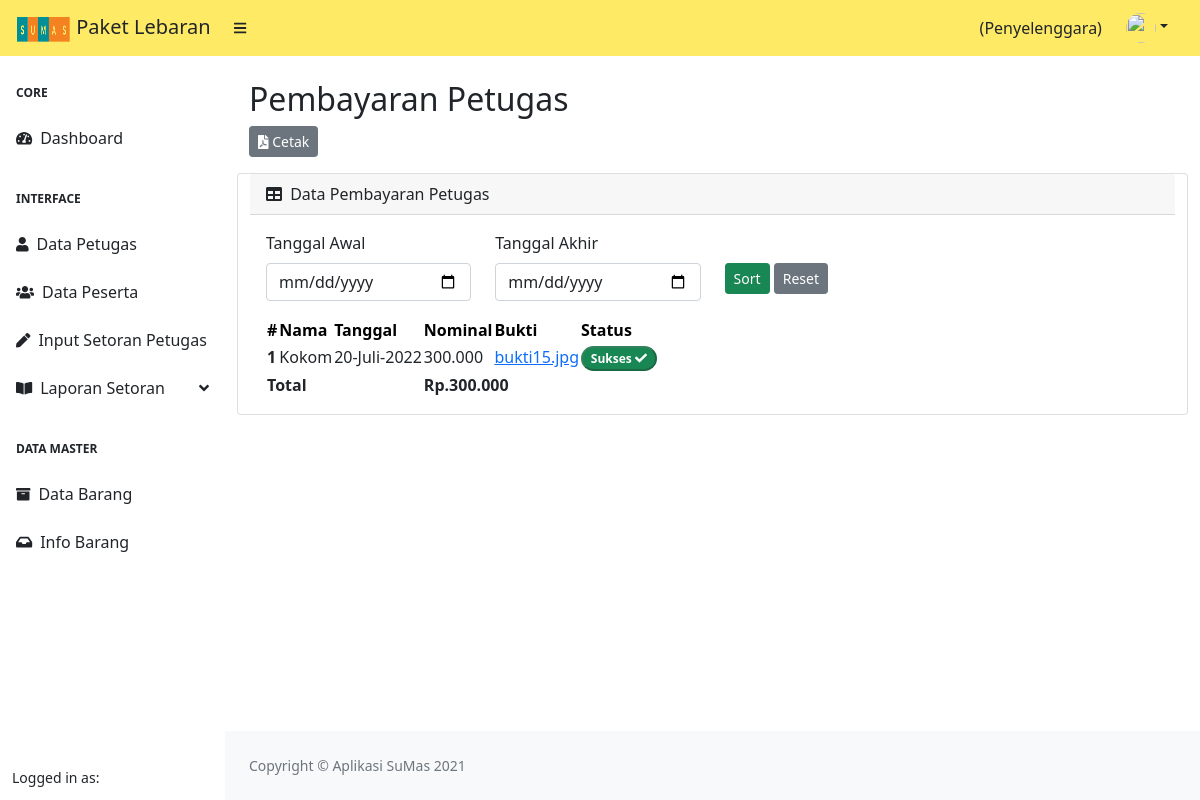
Before: /penyelenggara/pembayaran_petugas_sukses with the older database file.
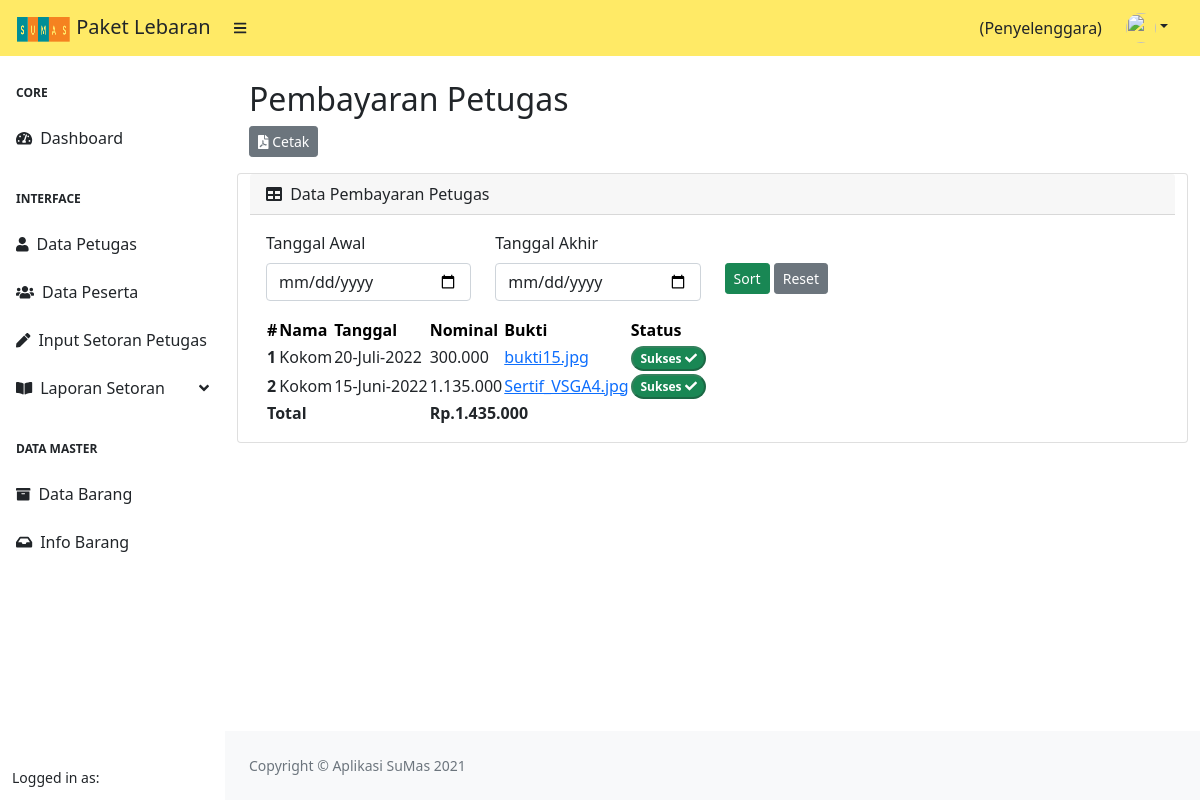
After: the same page with the newer database file.
### tables this page shows
CREATE TABLE `pembayaran_bulanan` (
  `id` int(11) NOT NULL,
  `id_petugas` int(11) NOT NULL,
  `nama_lengkap` varchar(225) NOT NULL,
  `tanggal` date NOT NULL,
  `nominal` int(11) NOT NULL,
  `bukti` varchar(225) NOT NULL,
  `status` varchar(100) NOT NULL
);

### application/controllers/Penyelenggara.php (called while the page is built, shortened)
<?php
class Penyelenggara extends CI_Controller
{
    public function __construct()
    {
        $this->load->model('M_DataMaster');
        $this->load->model('M_Penyelenggara');
        $this->load->library('form_validation');
    }
    public function pembayaran_petugas_sukses()
    {
        $data['title'] = 'Pembayaran Petugas';
        $data['user'] = $this->db->get_where('penyelenggara', ['username' => $this->session->userdata('username')])->row_array();
        $data['rows'] = $this->M_Penyelenggara->getDataSukses()->result();
        $data['penyelenggara'] = $this->db->get('penyelenggara')->row();
        $this->load->view('templates/header', $data);
        $this->load->view('templates/sidebar_penyelenggara', $data);
        $this->load->view('penyelenggara/pembayaran_petugas_sukses', $data);
        $this->load->view('templates/footer');
    }
}

### index.php (called while the page is built, shortened)
<?php
require_once BASEPATH.'core/CodeIgniter.php';

### application/models/M_Penyelenggara.php (called while the page is built, shortened)
<?php
class M_Penyelenggara extends CI_Model
{
    public function getDataSukses()
    {
        $status = "status='sukses'";
        $this->db->select('*');
        $this->db->from('pembayaran_bulanan');
        $this->db->where($status);
        return $this->db->get();
    }
}

### application/views/penyelenggara/pembayaran_petugas_sukses.php (the view, shortened to what this page needs)
<?php
function tgl_indo($tgl)
{
    $tanggal = substr($tgl, 8, 2);
    $bulan = getBulan(substr($tgl, 5, 2));
    $tahun = substr($tgl, 0, 4);
    return $tanggal . '-' . $bulan . '-' . $tahun;
}
function getBulan($bln)
{
    switch ($bln) {
        case 6:
            return "Juni";
            break;
        case 7:
            return "Juli";
            break;
    }
}
?>
<div id="layoutSidenav_content">
    <main>
        <div class="container-fluid px-4">
            <h2 class="mt-4"><?= $title;  ?></h2>
            <a href="<?= base_url('penyelenggara/cetak_pembayaran') ?>" class="btn btn-secondary btn-sm mb-3"><i class="fas fa-file-pdf"></i> Cetak</a>
            <div class="row">
                <div class="card mb-4">
                    <div class="card-header">
                        <i class="fas fa-table me-1"></i>
                        Data Pembayaran Petugas
                    </div>
                    <div class="card-body">
                        <form action="<?= base_url('penyelenggara/pembayaran_petugas_sukses_by_tanggal') ?>" method="POST" enctype="multipart/form-data">
                            <div class="row mb-3">
                                <div class="col-md-3">
                                    <label for="" class="form-label">Tanggal Awal</label>
                                    <input type="date" name="tgl_awal" id="" class="form-control" min="<?= $penyelenggara->tanggal_mulai; ?>" max="<?= $penyelenggara->tanggal_selesai; ?>" value="<?= set_value('tgl_awal') ?>" required>
                                </div>
                                <div class="col-md-3">
                                    <label for="" class="form-label">Tanggal Akhir</label>
                                    <input type="date" name="tgl_akhir" id="" class="form-control" min="<?= $penyelenggara->tanggal_mulai; ?>" max="<?= $penyelenggara->tanggal_selesai; ?>" value="<?= set_value('tgl_akhir') ?>" required>
                                </div>
                                <div class="col-md-3">
                                    <button type="submit" class="btn btn-success btn-sm" style="margin-top: 32px;">Sort</button>
                                    <a href="<?= base_url('penyelenggara/pembayaran_petugas_sukses') ?>" class="btn btn-secondary btn-sm" style="margin-top: 32px;">Reset</a>
                                </div>
                            </div>
                        </form>
                        <table id="datatablesSimple">
                            <thead>
                                <tr class="table-warning">
                                    <th>#</th>
                                    <th>Nama</th>
                                    <th>Tanggal</th>
                                    <th>Nominal</th>
                                    <th>Bukti</th>
                                    <th>Status</th>
                                </tr>
                            </thead>
                            <tbody>
                                <?php
                                $count = 0;
                                $jml = 0;
                                foreach ($rows as $row) :
                                    $count = $count + 1;
                                ?>
                                    <tr>
                                        <th scope=" row"><?= $count ?></th>
                                        <td><?= $row->nama_lengkap ?></td>
                                        <?php $tgl = tgl_indo($row->tanggal) ?>
                                        <td><?= $tgl ?></td>
                                        <td><?= number_format($row->nominal, 0, ',', '.') ?></td>
                                        <td>
                                            <?php if ($row->bukti == 'Diinput oleh penyelenggara') : ?>
                                                <i>Diinput oleh penyelenggara</i>
                                            <?php else : ?>
                                                <a href="" data-bs-toggle="modal" data-bs-target="#exampleModal<?= $row->id; ?>"><?= $row->bukti ?></a>
                                            <?php endif; ?>
                                        </td>
                                        <td>
                                            <?php if ($row->status == 'proses') : ?>
                                                <a href="" class="badge rounded-pill bg-warning">proses</a>
                                            <?php else : ?>
                                                <button href="" class="badge rounded-pill bg-success" disabled>Sukses <i class="fas fa-check"></i> </button>
                                            <?php endif; ?>
                                        </td>
                                    </tr>
                                <?php $jml += $row->nominal;
                                endforeach; ?>
                                <tr>
                                    <th colspan="3">Total</th>
                                    <th colspan="2">Rp.<?= number_format($jml, 0, ',', '.') ?></th>
                                </tr>
                            </tbody>
                        </table>
                    </div>
                </div>
            </div>
        </div>
    </main>

### application/views/templates/header.php (shortened to what this page needs)
<!DOCTYPE html>
<html lang="en">
<head>
    <link href="https://cdn.jsdelivr.net/npm/simple-datatables@latest/dist/style.css" rel="stylesheet" />
    <link href="<?= base_url('assets/css/styles.css')  ?>" rel="stylesheet" />
</head>

### application/views/templates/sidebar_penyelenggara.php (shortened to what this page needs)
<body class="sb-nav-fixed">
    <nav class="sb-topnav navbar navbar-expand navbar-dark" style="background-color: #ffea66;">
        <a class="navbar-brand ps-3 text-dark" href="<?= base_url('penyelenggara') ?>"><img src="<?= base_url('assets/img/logo/logo.png') ?>" alt="" width="55" height="30"> Paket Lebaran</a>
        <button class="btn btn-link btn-sm order-1 order-lg-0 me-4 me-lg-0 text-dark" id="sidebarToggle" href="#!"><i class="fas fa-bars"></i></button>
        <form class="d-none d-md-inline-block form-inline ms-auto me-0 me-md-3 my-2 my-md-0">
            <div class="input-group">
                <label for="" class="text-dark"><?= $user['nama_lengkap']; ?> (Penyelenggara)</label>
            </div>
        </form>
        <ul class="navbar-nav ms-auto ms-md-0 me-3 me-lg-4">
            <li class="nav-item dropdown">
                <a class="nav-link dropdown-toggle text-dark" id="navbarDropdown" href="#" role="button" data-bs-toggle="dropdown" aria-expanded="false"><img src="<?= base_url('assets/img/profile/') . $user['image']  ?>" alt="" class="img-fluid rounded-circle" style="width: 30px; height: 30px;"></a>
            </li>
        </ul>
    </nav>
    <div id="layoutSidenav">
        <div id="layoutSidenav_nav">
            <nav class="sb-sidenav accordion" id="sidenavAccordion">
                <div class="sb-sidenav-menu">
                    <div class="nav">
                        <div class="sb-sidenav-menu-heading">Core</div>
                        <a class="nav-link text-dark" href="<?= base_url('penyelenggara')  ?>">
                            <div class="sb-nav-link-icon text-dark"><i class="fas fa-tachometer-alt"></i></div>
                            Dashboard
                        </a>
                        <div class="sb-sidenav-menu-heading">Interface</div>
                        <a class="nav-link text-dark" href="<?= base_url('penyelenggara/data_petugas')  ?>">
                            <div class="sb-nav-link-icon text-dark"><i class="fas fa-user"></i></div>
                            Data Petugas
                        </a>
                        <a class="nav-link text-dark" href="<?= base_url('penyelenggara/data_peserta')  ?>">
                            <div class="sb-nav-link-icon text-dark"><i class="fas fa-users"></i></div>
                            Data Peserta
                        </a>
                        <a class="nav-link text-dark" href="<?= base_url('penyelenggara/pembayaran_offline')  ?>">
                            <div class="sb-nav-link-icon text-dark"><i class="fas fa-pen"></i></div>
                            Input Setoran Petugas
                        </a>
                        <a class="nav-link text-dark" href="#" data-bs-toggle="collapse" data-bs-target="#collapseLayouts" aria-expanded="false" aria-controls="collapseLayouts">
                            <div class="sb-nav-link-icon text-dark"><i class="fas fa-book-open"></i></div>
                            Laporan Setoran
                            <div class="sb-sidenav-collapse-arrow text-dark"><i class="fas fa-angle-down"></i></div>
                        </a>
                        <div class="sb-sidenav-menu-heading">Data Master</div>
                        <a class="nav-link text-dark" href="<?= base_url('penyelenggara/data_barang')  ?>">
                            <div class="sb-nav-link-icon text-dark"><i class="fas fa-archive"></i></div>
                            Data Barang
                        </a>
                        <a class="nav-link text-dark" href="<?= base_url('penyelenggara/info_barang')  ?>">
                            <div class="sb-nav-link-icon text-dark"><i class="fas fa-inbox"></i></div>
                            Info Barang
                        </a>
                    </div>
                </div>
                <div class="sb-sidenav-footer">
                    <div class="small">Logged in as:</div>
                </div>
            </nav>
        </div>

### application/views/templates/footer.php (shortened to what this page needs)
<footer class="py-4 bg-light mt-auto">
    <div class="container-fluid px-4">
        <div class="d-flex align-items-center justify-content-between small">
            <div class="text-muted">Copyright &copy; Aplikasi SuMas 2021</div>
        </div>
    </div>
</footer>
</div>
</div>
</body>
</html>

Changed rows visible on the page:
added pembayaran_bulanan: nama_lengkap "Kokom", tanggal "15-Juni-2022", nominal "1.135.000", bukti "Sertif_VSGA4.jpg", status "Sukses"
Other visible differences:
$jml: "300.000" → "1.435.000"
